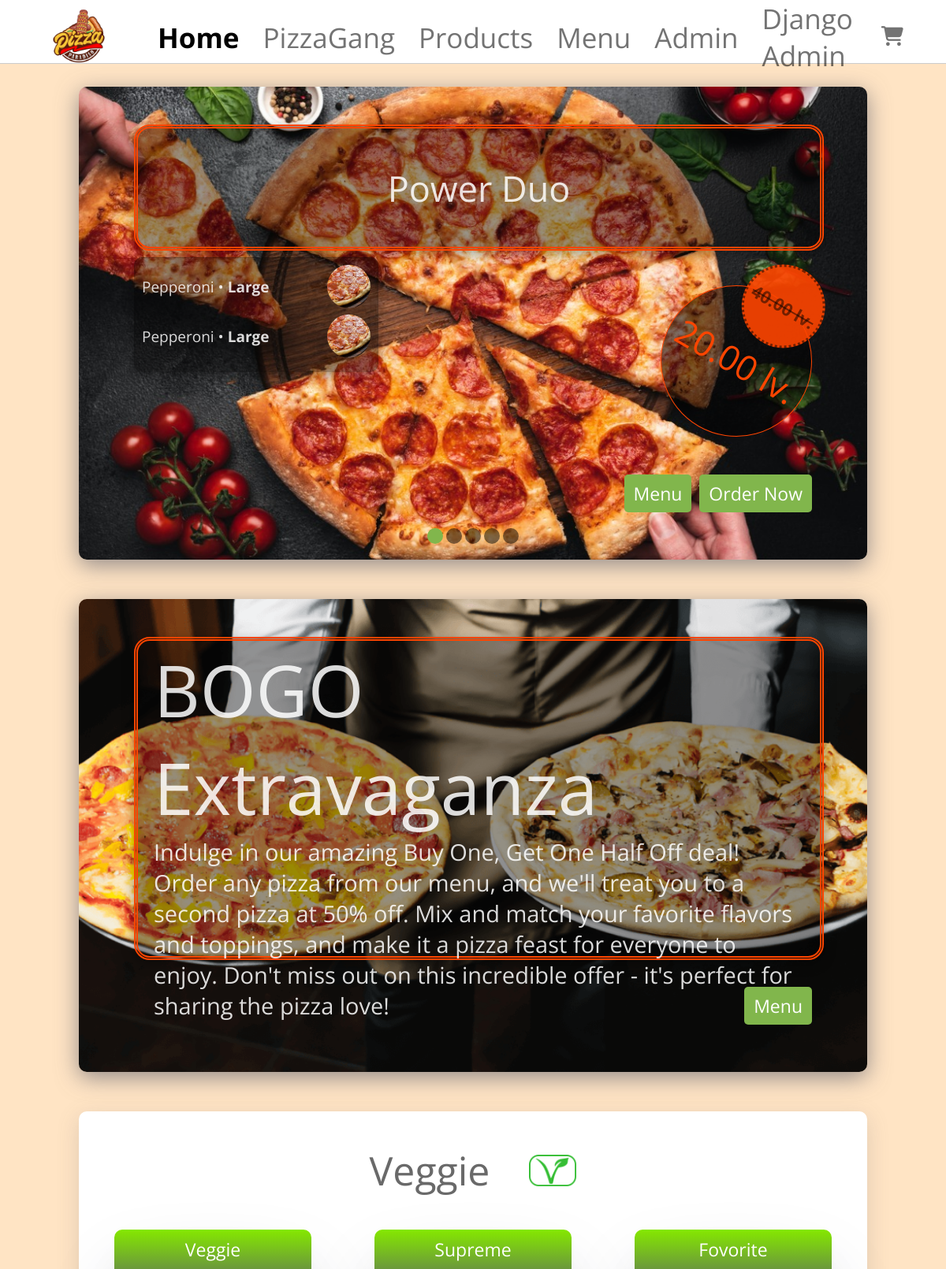
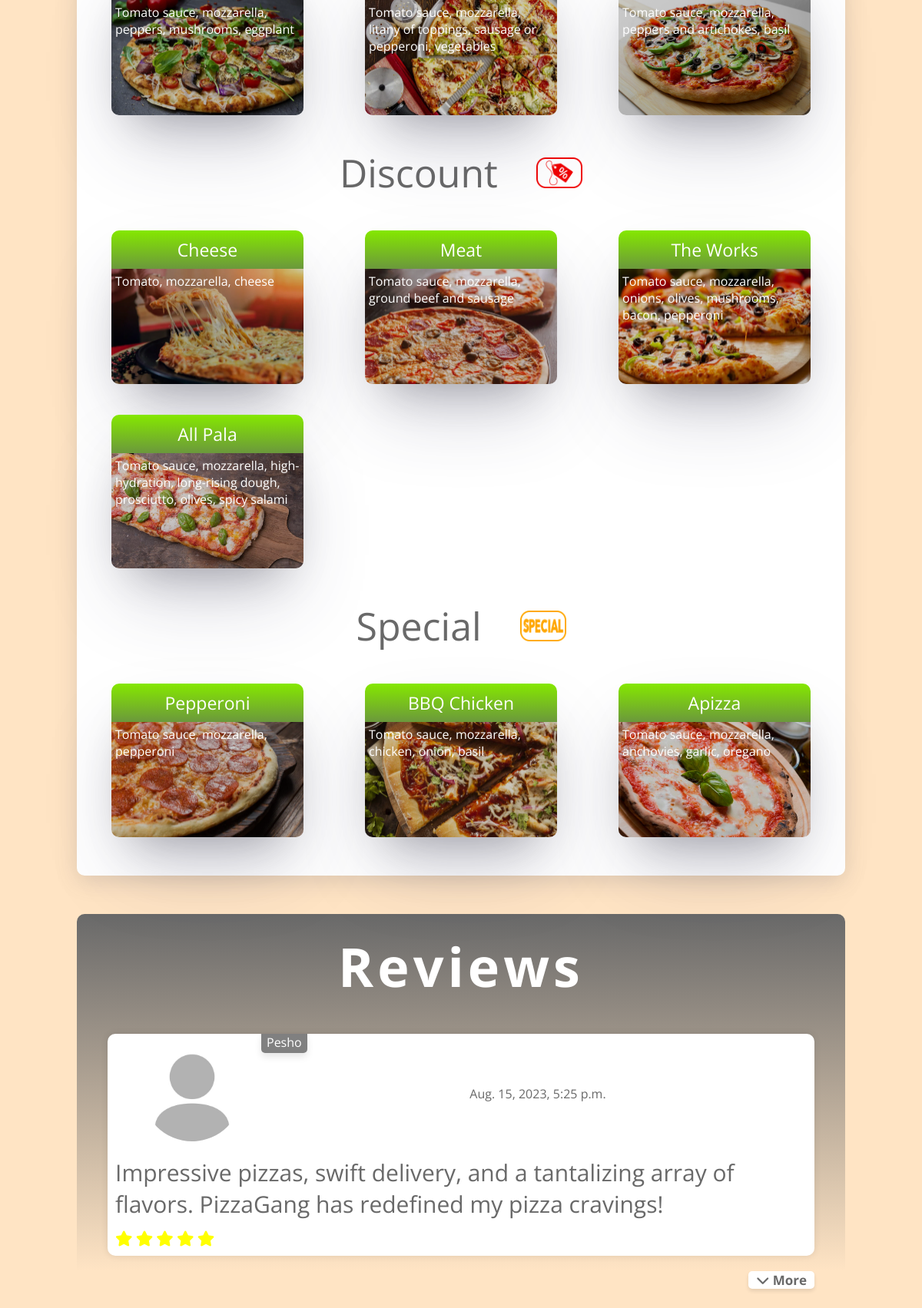
The app's page / (signed in, upper part) with its own data (2 pictures, top to bottom).
### PizzaGang/main/models.py (models this page shows, shortened)
class Offer(models.Model):
    name = models.CharField(max_length=80, blank=True, null=True)
    image = models.ImageField(upload_to='static/images/offers/', blank=True, null=True)
    final_price = models.FloatField(validators=[validate_positive], default=0.00)
    is_active = models.BooleanField(default=False)
    in_progress = models.BooleanField(default=True)
    @property
    def total_price(self):
        cart_items = CartItem.objects.filter(offer=self)
        return sum(get_cart_item_price(cart_item) for cart_item in cart_items)

class CartItem(models.Model):
    pizza = models.ForeignKey(Pizza, on_delete=models.CASCADE)
    quantity = models.IntegerField(default=1)
    cart = models.ForeignKey(Cart, on_delete=models.CASCADE, blank=True, null=True)
    offer = models.ForeignKey('Offer', on_delete=models.CASCADE, blank=True, null=True)
    is_small = models.BooleanField(default=False)
    is_big = models.BooleanField(default=True)
    is_large = models.BooleanField(default=False)
    is_half_price = models.BooleanField(default=False)
    created_at = models.DateTimeField(auto_now_add=True)

class Pizza(models.Model):
    name = models.CharField(max_length=30)
    ingredients = models.TextField()
    image = models.ImageField(upload_to='static/images/pizza/')
    price = models.FloatField(validators=[validate_positive])
    is_special = models.BooleanField(blank=True, null=True)
    is_offer = models.BooleanField(blank=True, null=True)
    is_vege = models.BooleanField(blank=True, null=True)
    discount = models.IntegerField(blank=True, null=True)
    @property
    def final_price(self):
        if self.discount:
            return (1 - self.discount / 100) * self.price
        return self.price

class Review(models.Model):
    user = models.ForeignKey(User, on_delete=models.CASCADE)
    text = models.TextField()
    rating = models.IntegerField(choices=[(i, str(i)) for i in range(1, 6)], default=1)
    created_at = models.DateTimeField(auto_now_add=True)
    updated_at = models.DateTimeField(auto_now=True)

### PizzaGang/main/views.py (the view)
# urls.py: path('', HomeView.as_view(), name='home'),
class HomeView(TemplateView):
    template_name = 'index.html'
    def get_context_data(self, **kwargs):
        offer_list = Offer.objects.filter(in_progress=False, is_active=True).order_by('final_price', 'name')
        review_list = Review.objects.all().order_by('-created_at')
        pizza_list_veggie = Pizza.objects.filter(Q(is_vege=True) & ~Q(is_offer=True) & ~Q(is_special=True))
        pizza_list_offer = Pizza.objects.filter(Q(is_offer=True) & ~Q(is_vege=True) & ~Q(is_special=True))
        pizza_list_special = Pizza.objects.filter(Q(is_special=True) & ~Q(is_vege=True) & ~Q(is_offer=True))
        context = super().get_context_data(**kwargs)
        context['offer_list'] = offer_list
        context['review_list'] = review_list
        context['pizza_list_veggie'] = pizza_list_veggie
        context['pizza_list_offer'] = pizza_list_offer
        context['pizza_list_special'] = pizza_list_special
        context['in_home'] = True
        return context

### PizzaGang/main/context_processors.py (called while the page is built)
def get_cart_items_count(request):
    cart_items_count = 0
    if request.user.is_authenticated:
        user = request.user
        cart = Cart.objects.get(user=user)
        pizza_items_count = CartItem.objects.filter(cart=cart).count()
        offer_items_count = 0
        offer_items = OfferItem.objects.filter(cart=cart)
        for offer_item in offer_items:
            offer_items_count += CartItem.objects.filter(offer=offer_item.offer).count()
        cart_items_count = pizza_items_count + offer_items_count
    return {'cart_items_count': cart_items_count, 'current_user': request.user}

### PizzaGang/main/models.py (called while the page is built)
def get_cart_item_price(cart_item):
    price = cart_item.pizza.final_price
    if cart_item.is_half_price:
        price /= 2
    if cart_item.is_small:
        price *= 0.75
    elif cart_item.is_large:
        price *= 1.25
    return price

### PizzaGang/main/templatetags/custom_filters.py (called while the page is built)
@register.filter(name='has_group')
def has_group(user, group_name):
    return user.groups.filter(name=group_name).exists()

### templates/index.html (shortened to what this page needs)
{% extends 'base/base.html' %}
{% load static %}
{% block head %}
    <link rel="stylesheet" href="{% static 'css/index.css' %}">
    <link rel="stylesheet" href="{% static 'css/show_create_review.css' %}">
{% endblock %}
{% block content %}
    <div class="main-home-container">
        <div class="slider">
            <div class="image-container" id="imageContainer">
                {% for offer in offer_list %}
                    <div class="slide {% if forloop.first %}active{% endif %}">
                        <img src="{{ offer.image.url }}" alt="pizza-img"/>
                        <div class="title-box">
                            <p class="title">{{ offer.name }}</p>
                        </div>
                        <div class="items-box">
                            {% for item in offer.cartitem_set.all %}
                                <div class="item-container">
                                    <div class="pizza-size-container">
                                        <p>
                                        {{ item.pizza.name }} &bull;
                                        {% if item.is_large %}
                                            <b>Large</b>
                                        {% endif %}
                                        </p>
                                    </div>
                                    <div class="pizza-img-container">
                                        <img src="{{ item.pizza.image.url }}" alt="pizza-img">
                                    </div>
                                </div>
                            {% endfor %}
                        </div>
                        <div class="price-box">
                            <div>
                                <p>{{ offer.final_price|floatformat:2 }} lv.</p>
                                <s>{{ offer.total_price|floatformat:2 }} lv.</s>
                            </div>
                        </div>
                        <div class="order-menu-box">
                            <a href="{% url 'menu' %}">Menu</a>
                            <a href="{% url 'create_offer_item' offer.pk %}">Order Now</a>
                        </div>
                    </div>
                {% endfor %}
            </div>
            <div class="buttons">
                {% for offer in offer_list %}
                    <a href="#slide-{{ forloop.counter }}" class="button {% if forloop.first %}active{% endif %}" onclick="changeSlide({{ forloop.counter }})"></a>
                {% endfor %}
            </div>
        </div>
        <div class="pizza-home-offer">
            <img src="{% static 'images/offers/buy_one_get _one_half_off.png' %}" alt="main-offer-img">
            <div class="title-box" id="title-box">
                <p class="title" id="title">BOGO Extravaganza</p>
                <p class="description">Indulge in our amazing Buy One, Get One Half Off deal! Order any pizza from our
                    menu, and we'll treat you to a second pizza at 50% off. Mix and match your favorite flavors and
                    toppings, and make it a pizza feast for everyone to enjoy. Don't miss out on this incredible offer
                    - it's perfect for sharing the pizza love!
                </p>
            </div>
            <a href="{% url 'menu' %}">Menu</a>
        </div>
        <div>
            <div class="pizza-home-filters">
                <div class="filters-header">
                    <p>Veggie</p> <img src="{% static 'images/icons/vege.png' %}" alt="veggie-img">
                </div>
                <div class="filters-pizzas">
                    {% for pizza in pizza_list_veggie %}
                        <a href="{% url 'menu' %}">
                            <div class="filters-pizza-container">
                                <div class="pizza-name">
                                    <p>{{ pizza.name }}</p>
                                </div>
                                <div class="pizza-img">
                                    <img src="{{ pizza.image.url }}" alt="pizza-img">
                                </div>
                                <div class="pizza-info">
                                    <p>{{ pizza.ingredients }}</p>
                                </div>
                            </div>
                        </a>
                    {% endfor %}
                </div>
                <div class="filters-header">
                    <p>Discount</p> <img src="{% static 'images/icons/discount.png' %}" alt="discount-img">
                </div>
                <div class="filters-pizzas">
                    {% for pizza in pizza_list_offer %}
                        <a href="{% url 'menu' %}">
                            <div class="filters-pizza-container">
                                <div class="pizza-name">
                                    <p>{{ pizza.name }}</p>
                                </div>
                                <div class="pizza-img">
                                    <img src="{{ pizza.image.url }}" alt="pizza-img">
                                </div>
                                <div class="pizza-info">
                                    <p>{{ pizza.ingredients }}</p>
                                </div>
                            </div>
                        </a>
                    {% endfor %}
                </div>
                <div class="filters-header">
                    <p>Special</p> <img src="{% static 'images/icons/special.png' %}" alt="discount-img">
                </div>
                <div class="filters-pizzas">
                    {% for pizza in pizza_list_special %}
                        <a href="{% url 'menu' %}">
                            <div class="filters-pizza-container">
                                <div class="pizza-name">
                                    <p>{{ pizza.name }}</p>
                                </div>
                                <div class="pizza-img">
                                    <img src="{{ pizza.image.url }}" alt="pizza-img">
                                </div>
                                <div class="pizza-info">
                                    <p>{{ pizza.ingredients }}</p>
                                </div>
                            </div>
                        </a>
                    {% endfor %}
                </div>
            </div>
        </div>
        <div class="review-home-container">
            <p class="reviews-title">Reviews</p>
            {% for review in review_list %}
                <div class="review-container" id="home-review-container">
                    {% if review.user == current_user %}
                        <p class="username-p" style="color: white">{{ review.user.username }} (You)</p>
                    {% else %}
                        <p class="username-p" style="color: white">{{ review.user.username }}</p>
                    {% endif %}
                    <div class="avatar-review-container">
                        <div class="avatar-review-container-inside">
                            <a href="{% url 'show_user_public' review.user.pk %}">
                                {% if review.user.profile.avatar %}
                                    <img src="{{ review.user.profile.avatar.url }}" alt="avatar-img">
                                {% else %}
                                    <img src="{% static 'images/avatars/default-avatar.jpg' %}" alt="default-img">
                                {% endif %}
                            </a>
                        </div>
                        <div>
                            <p>{{ review.created_at }}</p>
                        </div>
                    </div>
                    <p class="text">{{ review.text }}</p>
                    <div class="star-rating">
                        {% for i in '12345' %}
                            {% if i|add:'0' <= review.rating %}
                                <i class="fas fa-solid fa-star"></i>
                            {% else %}
                                <i class="far fa-regular fa-star"></i>
                            {% endif %}
                        {% endfor %}
                    </div>
                </div>
            {% endfor %}
            <div id="show-more-button-container">
                <button id="show-more-button" onclick="showMoreReviews()"><i class="fa-solid fa-chevron-down"></i> More</button>
            </div>
        </div>
    </div>
{% endblock %}

### static/css/show_create_review.css (style rules this page uses)
.review-container { position: relative; margin-top: 30px; margin-left: auto; margin-right: auto; background-color: white; width: 800px; padding: 20px 20px 70px 20px; border-radius: 10px; box-shadow: 0 0 10px rgba(0, 0, 0, 0.1); }
.avatar-review-container { display: grid; grid-template-columns: 200px 1fr; }
.avatar-review-container div { display: flex; align-items: center; justify-content: center; }
.avatar-review-container img { width: 130px; height: 130px; object-fit: cover; border-radius: 100%; }
.review-container p { color: dimgray; }
.text { font-size: 30px; margin-top: 15px; margin-bottom: 15px; }
.star-rating i { color: yellow; font-size: 20px; }
#home-review-container { position: relative; margin: 0 auto; padding: 10px; width: 900px; }

### records on screen
Offer: image (picture), name "Power Duo", final_price "20.00", total_price "40.00"
CartItem: pizza.name "Pepperoni", shows "Large", pizza.image (picture)
CartItem: pizza.name "Pepperoni", shows "Large", pizza.image (picture)
Pizza: name "Veggie", image (picture), ingredients "Tomato sauce, mozzarella, peppers, mushrooms, eggplant"
Pizza: name "Supreme", image (picture), ingredients "Tomato sauce, mozzarella, litany of toppings, sausage or pepperoni, vegetables"
Pizza: name "Fovorite", image (picture), ingredients "Tomato sauce, mozzarella, peppers and artichokes, basil"
Pizza: name "Cheese", image (picture), ingredients "Tomato, mozzarella, cheese"
Pizza: name "Meat", image (picture), ingredients "Tomato sauce, mozzarella, ground beef and sausage"
Pizza: name "The Works", image (picture), ingredients "Tomato sauce, mozzarella, onions, olives, mushrooms, bacon, pepperoni"
Pizza: name "All Pala", image (picture), ingredients "Tomato sauce, mozzarella, high-hydration, long-rising dough, prosciutto, olives, spicy salami"
Pizza: name "Pepperoni", image (picture), ingredients "Tomato sauce, mozzarella, pepperoni"
Pizza: name "BBQ Chicken", image (picture), ingredients "Tomato sauce, mozzarella, chicken, onion, basil"
Pizza: name "Apizza", image (picture), ingredients "Tomato sauce, mozzarella, anchovies, garlic, oregano"
Review: user.username "Pesho", created_at "Aug. 15, 2023, 5:25 p.m.", text "Impressive pizzas, swift delivery, and a tantalizing array of flavors. PizzaGang has redefined my pizza cravings!", rating 5 (drawn)
